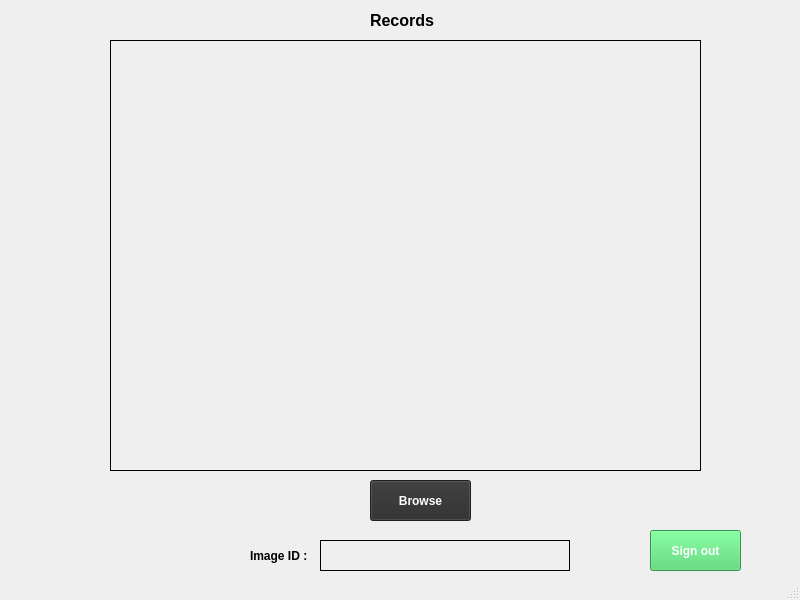
<?xml version="1.0" encoding="UTF-8"?>
<ui version="4.0">
 <class>MainWindow</class>
 <widget class="QMainWindow" name="MainWindow">
  <property name="geometry">
   <rect>
    <x>0</x>
    <y>0</y>
    <width>800</width>
    <height>600</height>
   </rect>
  </property>
  <property name="windowTitle">
   <string>Records</string>
  </property>
  <property name="windowIcon">
   <iconset>
    <normaloff>../../Users/Pathum/Desktop/interfaces/10-512.png</normaloff>../../Users/Pathum/Desktop/interfaces/10-512.png</iconset>
  </property>
  <widget class="QWidget" name="centralwidget">
   <widget class="QPushButton" name="btn_browse">
    <property name="geometry">
     <rect>
      <x>370</x>
      <y>480</y>
      <width>101</width>
      <height>41</height>
     </rect>
    </property>
    <property name="font">
     <font>
      <pointsize>9</pointsize>
      <weight>75</weight>
      <bold>true</bold>
     </font>
    </property>
    <property name="styleSheet">
     <string notr="true">background-color: rgb(45, 45, 45);
color: rgb(255, 255, 255);</string>
    </property>
    <property name="text">
     <string>Browse</string>
    </property>
   </widget>
   <widget class="QLabel" name="lbl_view">
    <property name="geometry">
     <rect>
      <x>110</x>
      <y>40</y>
      <width>591</width>
      <height>431</height>
     </rect>
    </property>
    <property name="frameShape">
     <enum>QFrame::Box</enum>
    </property>
    <property name="text">
     <string/>
    </property>
   </widget>
   <widget class="QLabel" name="label">
    <property name="geometry">
     <rect>
      <x>370</x>
      <y>10</y>
      <width>91</width>
      <height>21</height>
     </rect>
    </property>
    <property name="font">
     <font>
      <pointsize>12</pointsize>
      <weight>75</weight>
      <bold>true</bold>
     </font>
    </property>
    <property name="text">
     <string>Records</string>
    </property>
   </widget>
   <widget class="QPushButton" name="btn_signout">
    <property name="geometry">
     <rect>
      <x>650</x>
      <y>530</y>
      <width>91</width>
      <height>41</height>
     </rect>
    </property>
    <property name="font">
     <font>
      <pointsize>9</pointsize>
      <weight>75</weight>
      <bold>true</bold>
     </font>
    </property>
    <property name="styleSheet">
     <string notr="true">color: rgb(255, 255, 255);
background-color: rgb(69, 209, 102);</string>
    </property>
    <property name="text">
     <string>Sign out</string>
    </property>
   </widget>
   <widget class="QLabel" name="q_iname">
    <property name="geometry">
     <rect>
      <x>320</x>
      <y>540</y>
      <width>250</width>
      <height>31</height>
     </rect>
    </property>
    <property name="frameShape">
     <enum>QFrame::Panel</enum>
    </property>
    <property name="lineWidth">
     <number>1</number>
    </property>
    <property name="text">
     <string/>
    </property>
   </widget>
   <widget class="QLabel" name="label_2">
    <property name="geometry">
     <rect>
      <x>250</x>
      <y>540</y>
      <width>91</width>
      <height>31</height>
     </rect>
    </property>
    <property name="font">
     <font>
      <pointsize>9</pointsize>
      <weight>75</weight>
      <bold>true</bold>
     </font>
    </property>
    <property name="text">
     <string>Image ID :</string>
    </property>
   </widget>
  </widget>
  <widget class="QStatusBar" name="statusbar"/>
 </widget>
 <resources/>
 <connections/>
</ui>
